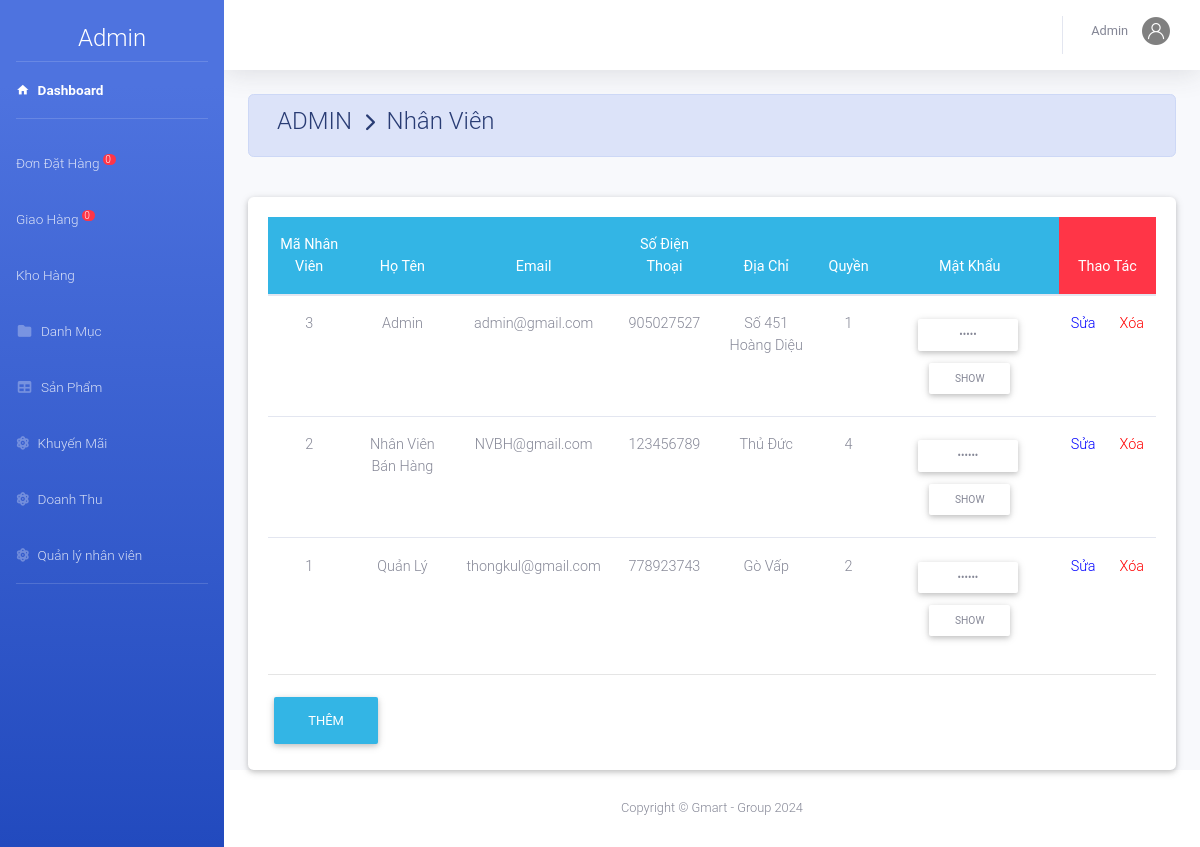
The app's page /admin/index.php?action=nhanvien (signed in) with its own data.
### tables this page shows
CREATE TABLE `nhanvien` (
  `MaNV` int NOT NULL,
  `TenNV` varchar(50) NOT NULL,
  `Email` varchar(50) NOT NULL,
  `SDT` int NOT NULL,
  `DiaChi` text NOT NULL,
  `MatKhau` varchar(50) NOT NULL,
  `Quyen` int NOT NULL
);

### admin/nhanvien/danhsach.php (the view, shortened to what this page needs)
<?php
$sql = "select *from nhanvien";
$rs = mysqli_query($conn, $sql);
?>
<div class="container-fluid">
    <div class=" alert alert-primary">
        <h4 class="page-title">
             ADMIN &#160;<i class="fas fa-chevron-right" style="font-size: 18px"></i>&#160; Nhân Viên
        </h4>
    </div><br>
    <div class="card">
        <div class="card-body">
            <table class="table table-hover m-auto text-center" style="font-size: 13px;">
                <thead class="badge-info">
                    <tr>
                        <th>Mã Nhân Viên</th>
                        <th>Họ Tên</th>
                        <th>Email</th>
                        <th>Số Điện Thoại</th>
                        <th>Địa Chỉ</th>
                        <th>Quyền</th>
                        <th>Mật Khẩu</th>
                        <th colspan="2" class="badge-danger">Thao Tác</th>
                    </tr>
                </thead>
                <tbody>
                    <?php $so = 0;
                    while ($row = mysqli_fetch_array($rs)) { ?>
                        <tr>
                            <td><?php echo $row['MaNV']; ?></td>
                            <td><?php echo $row['TenNV']; ?></td>
                            <td><?php echo $row['Email']; ?></td>
                            <td><?php echo $row['SDT']; ?></td>
                            <td><?php echo $row['DiaChi']; ?></td>
                            <td><?php echo $row['Quyen']; ?></td>
                            <td><input type="password" readonly class="btn btn-sm bt" value="<?php echo $row['MatKhau']; ?>"></td>
                            <td>
                                <a style="color: blue;" href="index.php?action=nhanvien&view=sua&manv=<?php echo $row['MaNV']; ?>">Sửa</a>
                            </td>
                            <td><a style="color: red;" href="nhanvien/xuly.php?xoa&manv=<?php echo $row['MaNV']; ?>">Xóa</a></td>
                        </tr>
                    <?php    } ?>
                </tbody>
            </table>
            <hr>
            <div class="m-auto">
                <a href="?action=nhanvien&view=them"><button class="btn btn-info" type="button">Thêm</button></a>
            </div>
        </div>
    </div>
</div>

### admin/nhanvien/danhsach.php (style rules this page uses)
.bt { width: 100px; font-size: 0.85em; }

### records on screen
nhanvien: MaNV "3", TenNV "Admin", Email "admin@gmail.com", SDT "905027527", DiaChi "Số 451 Hoàng Diệu", Quyen "1"
nhanvien: MaNV "2", TenNV "Nhân Viên Bán Hàng", Email "NVBH@gmail.com", SDT "123456789", DiaChi "Thủ Đức", Quyen "4"
nhanvien: MaNV "1", TenNV "Quản Lý", Email "thongkul@gmail.com", SDT "778923743", DiaChi "Gò Vấp", Quyen "2"

### other values on screen
$dem "0"
$nv['TenNV'] "Admin"
